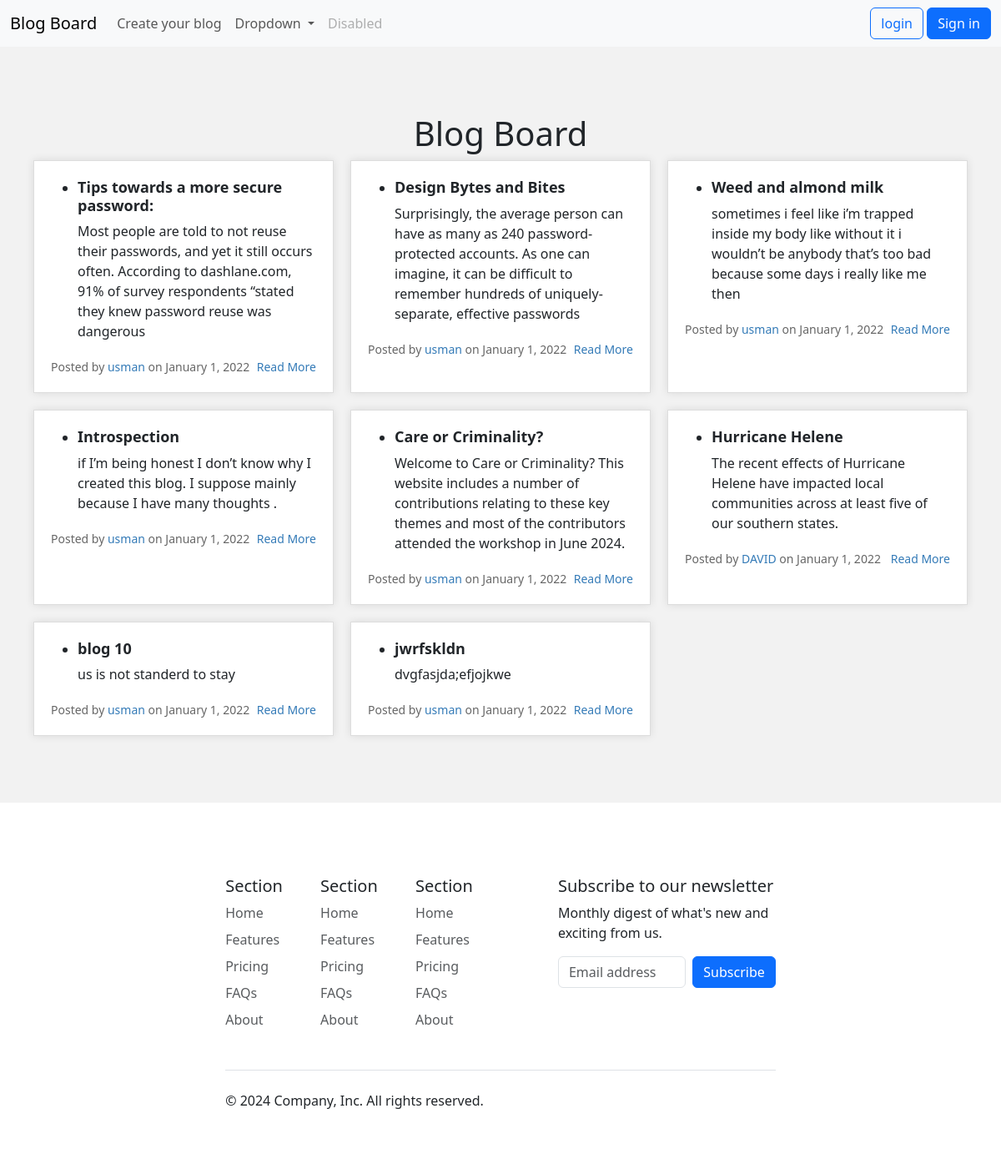
The page /home on the database its author committed.
### blogs/models.py (models this page shows, shortened)
class Blog(models.Model):
    author = models.ForeignKey(settings.AUTH_USER_MODEL, on_delete=models.CASCADE)
    title = models.CharField(max_length=200)
    content = models.TextField()  # Ensure this is defined
    def get_absolute_url(self):
        return reverse("post_detail",kwargs={"blog_id" : self.id})

### blogs/views.py (the view)
# urls.py: path('home', home, name='home'),
def home(request):
    posts_list = Blog.objects.all()
    return render(request, 'index.html',{
        'blogs':posts_list,
    }
    )

### blogs/templates/index.html (shortened to what this page needs)
{% extends 'layout.html' %}
{% load static %}
{% block style %}
<link rel="stylesheet" href="{% static 'css/style.css' %}">
{% endblock style %}
{% block content %}
<section class="main-section">
    <div class="container">
        <h1>Blog Board</h1>
        <div class="blog-posts">
            {% for blog in blogs %}
            <div class="blog-post">
                <ul>
                    <li>
                        <h2>
                            {{ blog.title }}
                        </h2>
                        <p>
                            {{ blog.content }}
                        </p>
                    </li>
                </ul>
                <div class="post-meta">
                    <span>Posted by <a href="#">{{ blog.author }}</a> on <time datetime="2022-01-01">January 1,
                            2022</time></span>
                    <span><a href="{{ blog.get_absolute_url }}">Read More</a></span>
                </div>
            </div>
            {% endfor %}
        </div>
    </div>
</section>
{% endblock content %}

### static/css/style.css (style rules this page uses)
.main-section { background-color: #f2f2f2; padding: 40px 0; }
.container { max-width: 1200px; margin: 0 auto; padding: 40px; display: flex; flex-direction: column; align-items: center; }
.blog-posts { display: grid; grid-template-columns: repeat(3, 1fr); grid-gap: 20px; }
.blog-post { background-color: #fff; padding: 20px; border: 1px solid #ddd; box-shadow: 0 0 10px rgba(0, 0, 0, 0.1); transition: all 0.3s ease-in-out; }
.blog-post h2 { font-weight: bold; margin-top: 0; font-size: 18px; }
.blog-post p { font-size: 16px; line-height: 1.5; margin-bottom: 20px; }
.post-meta { display: flex; justify-content: space-between; font-size: 14px; color: #666; }
.post-meta a { color: #337ab7; text-decoration: none; }

### rows shown on the page
Blog: title "Tips towards a more secure password:", content "Most people are told to not reuse their passwords, and yet it still occurs often. According to dashlane.com, 91% of survey respondents “stated they knew password reuse was dangerous", author "usman"
Blog: title "Design Bytes and Bites", content "Surprisingly, the average person can have as many as 240 password-protected accounts. As one can imagine, it can be difficult to remember hundreds of uniquely-separate, effective passwords", author "usman"
Blog: title "Weed and almond milk", content "sometimes i feel like i’m trapped inside my body like without it i wouldn’t be anybody that’s too bad because some days i really like me then", author "usman"
Blog: title "Introspection", content "if I’m being honest I don’t know why I created this blog. I suppose mainly because I have many thoughts .", author "usman"
Blog: title "Care or Criminality?", content "Welcome to Care or Criminality? This website includes a number of contributions relating to these key themes and most of the contributors attended the workshop in June 2024.", author "usman"
Blog: title "Hurricane Helene", content "The recent effects of Hurricane Helene have impacted local communities across at least five of our southern states.", author "DAVID"
Blog: title "blog 10", content "us is not standerd to stay", author "usman"
Blog: title "jwrfskldn", content "dvgfasjda;efjojkwe", author "usman"
